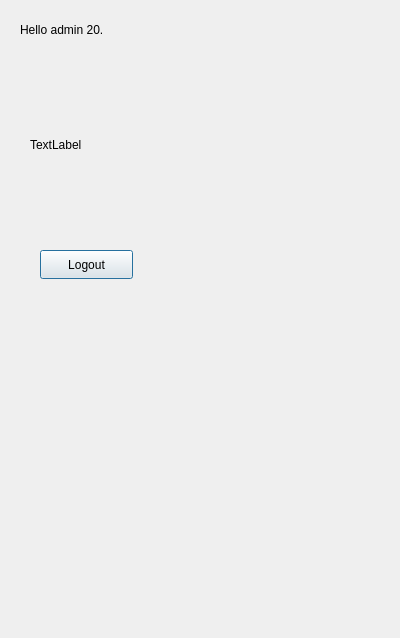
<?xml version="1.0" encoding="UTF-8"?>
<ui version="4.0">
 <class>WelcomeWindow</class>
 <widget class="QDialog" name="WelcomeWindow">
  <property name="geometry">
   <rect>
    <x>0</x>
    <y>0</y>
    <width>400</width>
    <height>638</height>
   </rect>
  </property>
  <property name="windowTitle">
   <string>Dialog</string>
  </property>
  <widget class="QLabel" name="hello">
   <property name="geometry">
    <rect>
     <x>20</x>
     <y>20</y>
     <width>151</width>
     <height>20</height>
    </rect>
   </property>
   <property name="text">
    <string>Hello admin 20.</string>
   </property>
  </widget>
  <widget class="QLabel" name="picture">
   <property name="geometry">
    <rect>
     <x>30</x>
     <y>69</y>
     <width>351</width>
     <height>151</height>
    </rect>
   </property>
   <property name="text">
    <string>TextLabel</string>
   </property>
  </widget>
  <widget class="QPushButton" name="logout">
   <property name="geometry">
    <rect>
     <x>40</x>
     <y>250</y>
     <width>93</width>
     <height>29</height>
    </rect>
   </property>
   <property name="text">
    <string>Logout</string>
   </property>
  </widget>
 </widget>
 <resources/>
 <connections/>
</ui>
